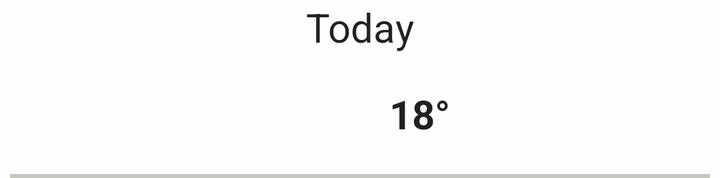
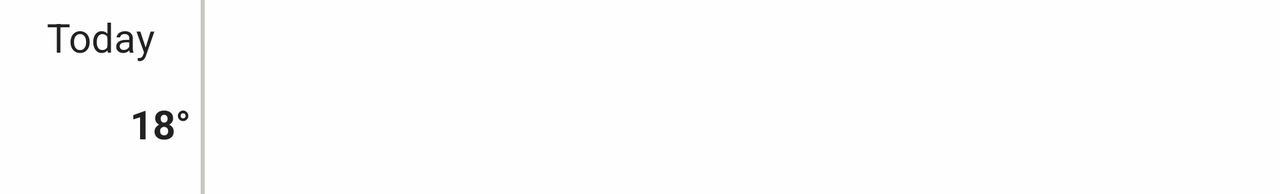

Two renders of one Android screen. The first uses the default layout on a phone; the second uses the alternative layout the repository ships for a different screen configuration, on a matching device. The two XML files are below.
<!-- AndroidManifest.xml: application theme AppTheme -->
<!-- res/layout/fragment_main_information.xml -->
<LinearLayout xmlns:android="http://schemas.android.com/apk/res/android"
    xmlns:tools="http://schemas.android.com/tools" android:layout_width="match_parent"
    android:layout_height="wrap_content"
    tools:context="com.test.weather.ui.MainInfoFragment"
    android:orientation="vertical"
    android:background="@color/block_background">

    

    <LinearLayout
        android:orientation="vertical"
        android:layout_width="match_parent"
        android:layout_height="match_parent"
        android:id="@+id/dayContainer1">

        <TextView
            android:layout_width="wrap_content"
            android:layout_height="wrap_content"
            android:textAppearance="?android:attr/textAppearanceLarge"
            android:text="Today"
            android:id="@+id/textView5"
            android:layout_gravity="center_horizontal"
            android:textSize="@dimen/large" />

        <LinearLayout
            android:orientation="horizontal"
            android:layout_width="match_parent"
            android:layout_height="wrap_content"
            android:layout_gravity="center"
            android:gravity="center">

            <ImageView
                android:layout_width="@dimen/big_ic_width"
                android:layout_height="@dimen/big_ic_height"
                android:id="@+id/imageCurrentWeather"
                android:src="@mipmap/sun" />

            <TextView
                android:layout_width="wrap_content"
                android:layout_height="wrap_content"
                android:textAppearance="?android:attr/textAppearanceLarge"
                android:text="18\u00B0"
                android:id="@+id/tvCurrentTemp"
                android:textStyle="bold"
                android:textSize="@dimen/large"
                android:layout_gravity="center" />
        </LinearLayout>

    </LinearLayout>

    <FrameLayout
        android:layout_width="match_parent"
        android:layout_height="2dp"
        android:background="@color/divider"
        android:layout_marginLeft="5dp"
        android:layout_marginRight="5dp"></FrameLayout>

    <LinearLayout
        android:orientation="horizontal"
        android:layout_width="match_parent"
        android:layout_height="wrap_content">

        <FrameLayout
            android:layout_width="match_parent"
            android:layout_height="match_parent"
            android:layout_weight="1"
            android:id="@+id/dayContainer2"></FrameLayout>

        <FrameLayout
            android:layout_width="match_parent"
            android:layout_height="match_parent"
            android:layout_weight="1"
            android:id="@+id/dayContainer3" />

        <FrameLayout
            android:layout_width="match_parent"
            android:layout_height="match_parent"
            android:layout_weight="1"
            android:id="@+id/dayContainer4" />

        <FrameLayout
            android:layout_width="match_parent"
            android:layout_height="match_parent"
            android:layout_weight="1"
            android:id="@+id/dayContainer5" />
    </LinearLayout>
</LinearLayout>
<!-- resources referenced by this layout -->
<resources>
  <color name="block_background">#ddffffff</color>
  <color name="divider">#ffc7c7c0</color>
  <dimen name="big_ic_height">60dp</dimen>
  <dimen name="big_ic_width">60dp</dimen>
  <dimen name="large">20sp</dimen>
  <style name="AppTheme" parent="Theme.AppCompat.Light.DarkActionBar">
          full
      </style>
</resources>
<!-- res/layout-land/fragment_main_information.xml (the repository's variant of the layout above) -->
<!-- drawn on the phone turned sideways -->
<LinearLayout xmlns:android="http://schemas.android.com/apk/res/android"
    xmlns:tools="http://schemas.android.com/tools" android:layout_width="match_parent"
    android:layout_height="wrap_content"
    tools:context="com.test.weather.ui.MainInfoFragment"
    android:orientation="vertical"
    android:background="@color/block_background">

    

    <LinearLayout
        android:orientation="horizontal"
        android:layout_width="match_parent"
        android:layout_height="match_parent">

        <LinearLayout
            android:orientation="vertical"
            android:layout_width="wrap_content"
            android:layout_height="match_parent"
            android:layout_gravity="center"
            android:gravity="center"
            android:padding="5dp"
            android:id="@+id/dayContainer1">

            <TextView
                android:layout_width="match_parent"
                android:layout_height="wrap_content"
                android:textAppearance="?android:attr/textAppearanceLarge"
                android:text="Today"
                android:id="@+id/textView10"
                android:layout_gravity="center_horizontal"
                android:gravity="center"
                android:textSize="@dimen/large" />

            <LinearLayout
                android:orientation="horizontal"
                android:layout_width="match_parent"
                android:layout_height="wrap_content"
               >

                <ImageView
                    android:layout_width="@dimen/big_ic_width"
                    android:layout_height="@dimen/big_ic_height"
                    android:id="@+id/imageCurrentWeather"
                    android:src="@mipmap/sun"
                    android:layout_gravity="center" />

                <TextView
                    android:layout_width="wrap_content"
                    android:layout_height="wrap_content"
                    android:textAppearance="?android:attr/textAppearanceLarge"
                    android:text="18\u00B0"
                    android:id="@+id/tvCurrentTemp"
                    android:textStyle="bold"
                    android:textSize="@dimen/large"
                    android:layout_gravity="center" />
            </LinearLayout>

        </LinearLayout>

        <FrameLayout
            android:layout_width="2dp"
            android:layout_height="match_parent"
            android:background="@color/divider"></FrameLayout>

        <LinearLayout
            android:orientation="horizontal"
            android:layout_width="match_parent"
            android:layout_height="match_parent">

            <FrameLayout
                android:layout_width="match_parent"
                android:layout_height="match_parent"
                android:layout_weight="1"
                android:id="@+id/dayContainer2" />

            <FrameLayout
                android:layout_width="match_parent"
                android:layout_height="match_parent"
                android:layout_weight="1"
                android:id="@+id/dayContainer3" />

            <FrameLayout
                android:layout_width="match_parent"
                android:layout_height="match_parent"
                android:layout_weight="1"
                android:id="@+id/dayContainer4" />

            <FrameLayout
                android:layout_width="match_parent"
                android:layout_height="match_parent"
                android:layout_weight="1"
                android:id="@+id/dayContainer5" />
        </LinearLayout>
    </LinearLayout>

</LinearLayout>
